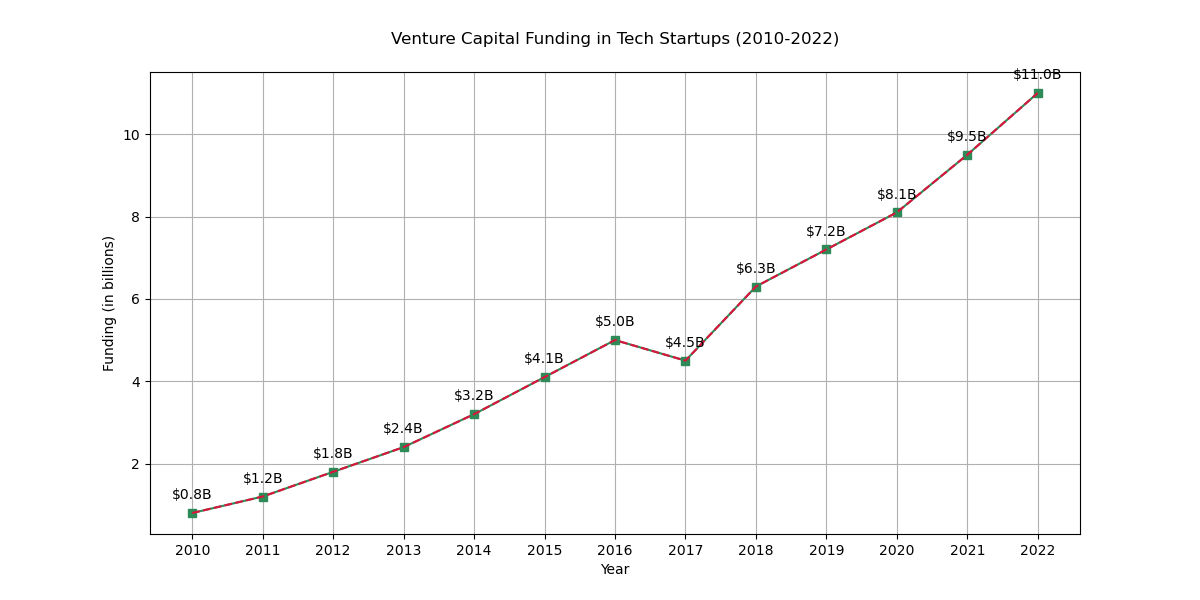

Source code (Python):

import matplotlib.pyplot as plt

# Define the data points
years = ['2010', '2011', '2012', '2013', '2014', '2015', '2016', '2017', '2018', '2019', '2020', '2021', '2022']
funding = [0.8, 1.2, 1.8, 2.4, 3.2, 4.1, 5.0, 4.5, 6.3, 7.2, 8.1, 9.5, 11.0]

# Create the line chart
plt.figure(figsize=(12, 6)) # Changed width and height of the chart
plt.plot(years, funding, color='#2E8B57', marker='s') # Changed color scheme and added markers

# Customize the trend of the data by simulating a dip in 2017
funding[7] = 4.5
plt.plot(years, funding, linestyle='--', color='#DC143C') # Overlaying the modified trend line

# Assign annotation to the chart
for i, fund in enumerate(funding):
    plt.annotate(f"${fund}B", (years[i], funding[i]), textcoords="offset points", xytext=(0,10), ha='center')

# Axes and title
plt.title('Venture Capital Funding in Tech Startups (2010-2022)', pad=20)
plt.xlabel('Year')
plt.ylabel('Funding (in billions)')
plt.grid(True)

# Display the plot
plt.show()
